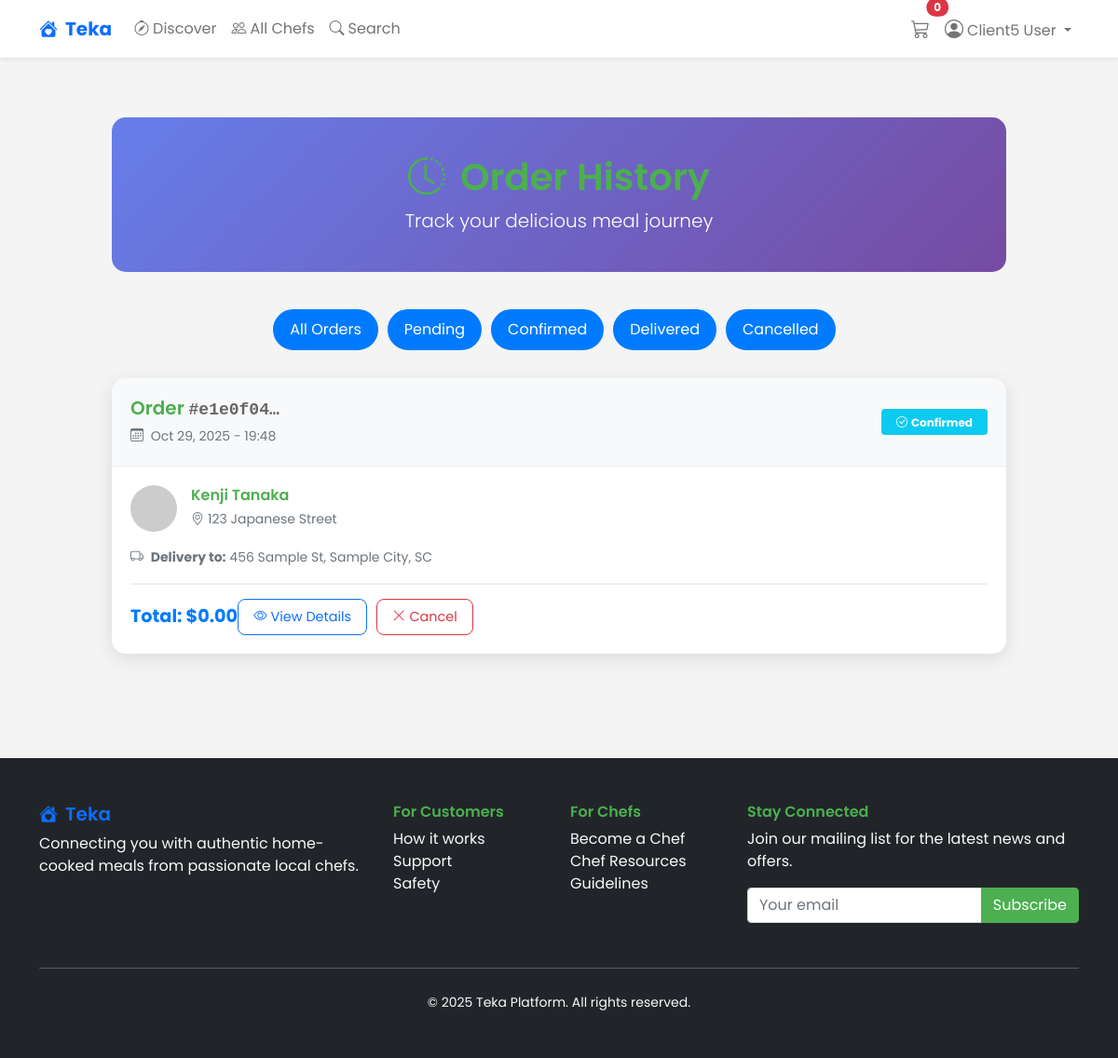
Page /orders/ (signed in) on the committed database.
### core/models.py (models this page shows, shortened)
class User(AbstractUser):
    ROLE_CHOICES = [
        ('client', 'Client'),
        ('chef', 'Chef'),
        ('admin', 'Admin'),
    ]
    id = models.UUIDField(primary_key=True, default=uuid.uuid4, editable=False)
    role = models.CharField(max_length=10, choices=ROLE_CHOICES, default='client')
    phone_number = models.CharField(max_length=15, blank=True, null=True)
    created_at = models.DateTimeField(auto_now_add=True)
    updated_at = models.DateTimeField(auto_now=True)

class Order(models.Model):
    STATUS_CHOICES = [
        ('placed', 'Order Placed'),
        ('confirmed', 'Confirmed by Chef'),
        ('in_progress', 'In the Kitchen'),
        ('ready', 'Ready for Pickup/Delivery'),
        ('out_for_delivery', 'Out for Delivery'),
        ('delivered', 'Delivered'),
        ('cancelled', 'Cancelled'),
        ('rejected', 'Rejected by Chef'),
    ]
    id = models.UUIDField(primary_key=True, default=uuid.uuid4, editable=False)
    client = models.ForeignKey(User, on_delete=models.CASCADE, related_name='orders')
    chef_profile = models.ForeignKey(ChefProfile, on_delete=models.CASCADE, related_name='received_orders')
    status = models.CharField(max_length=20, choices=STATUS_CHOICES, default='placed')
    subtotal = models.DecimalField(max_digits=10, decimal_places=2)
    delivery_fee = models.DecimalField(max_digits=6, decimal_places=2, default=Decimal('0.00'))
    platform_fee = models.DecimalField(max_digits=6, decimal_places=2, default=Decimal('0.00'))
    total_amount = models.DecimalField(max_digits=10, decimal_places=2)
    delivery_address = models.TextField()
    delivery_instructions = models.TextField(blank=True)
    estimated_delivery_time = models.DateTimeField(null=True, blank=True)
    stripe_payment_intent = models.CharField(max_length=255, blank=True, null=True)
    payment_status = models.CharField(
        max_length=20,
        choices=[
            ('pending', 'Pending'),
            ('paid', 'Paid'),
            ('failed', 'Failed'),
            ('refunded', 'Refunded'),
        ],
        default='pending'
    )
    created_at = models.DateTimeField(auto_now_add=True)
    confirmed_at = models.DateTimeField(null=True, blank=True)
    completed_at = models.DateTimeField(null=True, blank=True)
    class Meta:
        indexes = [
            models.Index(fields=['client', 'status']),
            models.Index(fields=['chef_profile', 'status']),
            models.Index(fields=['created_at']),
        ]

class ChefProfile(models.Model):
    user = models.OneToOneField(User, on_delete=models.CASCADE, related_name='chef_profile')
    bio = models.TextField(help_text="Chef's personal story and background")
    profile_picture = models.ImageField(upload_to='chef_profiles/', blank=True, null=True)
    header_image = models.ImageField(upload_to='chef_headers/', blank=True, null=True)
    latitude = models.FloatField(help_text="Chef's latitude coordinate")
    longitude = models.FloatField(help_text="Chef's longitude coordinate")
    address = models.CharField(max_length=255)
    instagram_url = models.URLField(blank=True, null=True)
    facebook_url = models.URLField(blank=True, null=True)
    tiktok_url = models.URLField(blank=True, null=True)
    instagram_embed_code = models.TextField(
        blank=True,
        null=True,
        help_text="Instagram embed iframe code for profile integration"
    )
    is_available = models.BooleanField(default=True, help_text="Currently accepting orders")
    delivery_radius_km = models.PositiveIntegerField(default=5, help_text="Delivery radius in kilometers")
    minimum_order_amount = models.DecimalField(
        max_digits=8,
        decimal_places=2,
        default=Decimal('0.00'),
        help_text="Minimum order amount required"
    )
    average_rating = models.DecimalField(
        max_digits=3,
        decimal_places=2,
        default=Decimal('0.00'),
        validators=[MinValueValidator(0), MaxValueValidator(5)]
    )
    total_reviews = models.PositiveIntegerField(default=0)
    stripe_account_id = models.CharField(max_length=255, blank=True, null=True)
    stripe_connected = models.BooleanField(default=False)
    is_verified = models.BooleanField(default=False)
    verification_documents = models.JSONField(default=dict, blank=True)
    created_at = models.DateTimeField(auto_now_add=True)
    updated_at = models.DateTimeField(auto_now=True)
    class Meta:
        indexes = [
            models.Index(fields=['is_available']),
            models.Index(fields=['is_verified']),
        ]

### client_portal/views.py (the view)
# urls.py: path('orders/', views.order_history, name='order_history'),
@login_required
def order_history(request):
    orders = Order.objects.filter(client=request.user).order_by('-created_at')
    paginator = Paginator(orders, 10)
    page_number = request.GET.get('page')
    page_obj = paginator.get_page(page_number)
    context = {'page_obj': page_obj}
    return render(request, 'client_portal/order_history.html', context)

### client_portal/templates/client_portal/order_history.html (shortened to what this page needs)
{% extends 'client_portal/base.html' %}
{% load static %}
{% block content %}
<div class="container order-history-container">
    <div class="page-header text-center">
        <h1><i class="bi bi-clock-history me-3"></i>Order History</h1>
        <p class="lead mb-0">Track your delicious meal journey</p>
    </div>
    <ul class="nav nav-pills filter-tabs justify-content-center">
        <li class="nav-item">
            <a class="nav-link active" href="?status=all">All Orders</a>
        </li>
        <li class="nav-item">
            <a class="nav-link" href="?status=pending">Pending</a>
        </li>
        <li class="nav-item">
            <a class="nav-link" href="?status=confirmed">Confirmed</a>
        </li>
        <li class="nav-item">
            <a class="nav-link" href="?status=delivered">Delivered</a>
        </li>
        <li class="nav-item">
            <a class="nav-link" href="?status=cancelled">Cancelled</a>
        </li>
    </ul>
    {% if page_obj %}
        {% for order in page_obj %}
        <div class="order-card">
            <div class="order-header">
                <div class="row align-items-center">
                    <div class="col-md-6">
                        <h5 class="mb-1">
                            Order <span class="order-id">#{{ order.id|truncatechars:8 }}</span>
                        </h5>
                        <small class="text-muted">
                            <i class="bi bi-calendar3 me-1"></i>
                            {{ order.created_at|date:"M d, Y - H:i" }}
                        </small>
                    </div>
                    <div class="col-md-6 text-md-end">
                        {% if order.status == 'pending' %}
                            <span class="badge bg-warning text-dark px-3 py-2">
                                <i class="bi bi-clock me-1"></i>Pending Payment
                            </span>
                        {% elif order.status == 'confirmed' %}
                            <span class="badge bg-info px-3 py-2">
                                <i class="bi bi-check-circle me-1"></i>Confirmed
                            </span>
                        {% elif order.status == 'preparing' %}
                            <span class="badge bg-primary px-3 py-2">
                                <i class="bi bi-fire me-1"></i>Preparing
                            </span>
                        {% elif order.status == 'ready' %}
                            <span class="badge bg-success px-3 py-2">
                                <i class="bi bi-bag-check me-1"></i>Ready for Pickup
                            </span>
                        {% elif order.status == 'delivered' %}
                            <span class="badge bg-success px-3 py-2">
                                <i class="bi bi-check2-all me-1"></i>Delivered
                            </span>
                        {% elif order.status == 'cancelled' %}
                            <span class="badge bg-danger px-3 py-2">
                                <i class="bi bi-x-circle me-1"></i>Cancelled
                            </span>
                        {% endif %}
                    </div>
                </div>
            </div>
            <div class="order-content">
                <div class="chef-info">
                    <img src="{% if order.chef_profile.profile_picture %}{{ order.chef_profile.profile_picture.url }}{% else %}https://via.placeholder.com/50x50/007bff/white?text={{ order.chef_profile.user.first_name|first }}{% endif %}"
                         alt="{{ order.chef_profile.user.get_full_name }}" class="chef-avatar">
                    <div>
                        <h6 class="mb-1">{{ order.chef_profile.user.get_full_name }}</h6>
                        <small class="text-muted">
                            <i class="bi bi-geo-alt me-1"></i>{{ order.chef_profile.address|truncatechars:30 }}
                        </small>
                    </div>
                </div>
                <div class="mb-3">
                    <small class="text-muted">
                        <i class="bi bi-truck me-1"></i>
                        <strong>Delivery to:</strong> {{ order.delivery_address|truncatechars:50 }}
                    </small>
                </div>
                <div class="order-footer">
                    <div class="order-total">
                        Total: ${{ order.total_amount }}
                    </div>
                    <div class="order-actions">
                        <a href="{% url 'client_portal:order_detail' order.id %}" class="btn btn-outline-primary btn-order">
                            <i class="bi bi-eye me-1"></i>View Details
                        </a>
                        {% if order.status in 'pending,confirmed' %}
                        <button class="btn btn-outline-danger btn-order" onclick="cancelOrder('{{ order.id }}')">
                            <i class="bi bi-x-lg me-1"></i>Cancel
                        </button>
                        {% endif %}
                    </div>
                </div>
            </div>
        </div>
        {% endfor %}
    {% endif %}
</div>
{% endblock %}

### templates/client_portal/base.html (shortened to what this page needs)
<!DOCTYPE html>
<html lang="en">
<head>
    <link href="https://cdn.jsdelivr.net/npm/bootstrap@5.1.3/dist/css/bootstrap.min.css" rel="stylesheet">
    <link rel="stylesheet" href="https://cdn.jsdelivr.net/npm/bootstrap-icons@1.7.2/font/bootstrap-icons.css">
    <link href="{% load static %}{% static 'css/modern.css' %}" rel="stylesheet">
</head>
<body>
    <nav class="navbar navbar-expand-lg navbar-light bg-white shadow-sm">
        <div class="container">
            <a class="navbar-brand fw-bold text-primary" href="{% url 'client_portal:home' %}">
                <i class="bi bi-house-heart-fill me-2"></i>Teka
            </a>
            <div class="collapse navbar-collapse" id="navbarNav">
                <ul class="navbar-nav me-auto">
                    <li class="nav-item">
                        <a class="nav-link" href="{% url 'client_portal:home' %}"><i class="bi bi-compass me-1"></i>Discover</a>
                    </li>
                    <li class="nav-item">
                        <a class="nav-link" href="{% url 'client_portal:chef_list' %}"><i class="bi bi-people me-1"></i>All Chefs</a>
                    </li>
                    <li class="nav-item">
                        <a class="nav-link" href="{% url 'client_portal:search_chefs' %}"><i class="bi bi-search me-1"></i>Search</a>
                    </li>
                </ul>
                <ul class="navbar-nav">
                    <li class="nav-item">
                        <a class="nav-link position-relative" href="{% url 'client_portal:cart' %}">
                            <i class="bi bi-cart3 fs-5"></i>
                            <span id="cart-count" class="position-absolute top-0 start-100 translate-middle badge rounded-pill bg-danger">
                                0
                            </span>
                        </a>
                    </li>
                    {% if user.is_authenticated %}
                        <li class="nav-item dropdown">
                            <a class="nav-link dropdown-toggle" href="#" id="navbarDropdown" role="button" data-bs-toggle="dropdown">
                                <i class="bi bi-person-circle fs-5 me-1"></i>{{ user.get_full_name|default:user.username }}
                            </a>
                        </li>
                    {% endif %}
                </ul>
            </div>
        </div>
    </nav>
    <main class="py-4">
        {% block content %}{% endblock %}
    </main>
    <footer class="bg-dark text-light py-5 mt-5">
        <div class="container">
            <div class="row">
                <div class="col-md-4 mb-4">
                    <h5 class="text-primary"><i class="bi bi-house-heart-fill me-2"></i>Teka</h5>
                    <p>Connecting you with authentic home-cooked meals from passionate local chefs.</p>
                </div>
                <div class="col-md-2 mb-4">
                    <h6>For Customers</h6>
                    <ul class="list-unstyled">
                        <li><a href="#" class="text-light text-decoration-none">How it works</a></li>
                        <li><a href="#" class="text-light text-decoration-none">Support</a></li>
                        <li><a href="#" class="text-light text-decoration-none">Safety</a></li>
                    </ul>
                </div>
                <div class="col-md-2 mb-4">
                    <h6>For Chefs</h6>
                    <ul class="list-unstyled">
                        <li><a href="{% url 'chef_portal:register' %}" class="text-light text-decoration-none">Become a Chef</a></li>
                        <li><a href="#" class="text-light text-decoration-none">Chef Resources</a></li>
                        <li><a href="#" class="text-light text-decoration-none">Guidelines</a></li>
                    </ul>
                </div>
                <div class="col-md-4 mb-4">
                    <h6>Stay Connected</h6>
                    <p>Join our mailing list for the latest news and offers.</p>
                    <form>
                        <div class="input-group">
                            <input type="email" class="form-control" placeholder="Your email">
                            <button class="btn btn-primary" type="button">Subscribe</button>
                        </div>
                    </form>
                </div>
            </div>
            <hr class="my-4">
            <div class="text-center">
                <small>&copy; 2025 Teka Platform. All rights reserved.</small>
            </div>
        </div>
    </footer>
</body>
</html>

### rows in the picture
User: get_full_name "Client5 User"
Order: id "e1e0f04…", created_at "Oct 29, 2025 - 19:48", status "confirmed" (drawn), chef_profile.user.get_full_name "Kenji Tanaka", chef_profile.address "123 Japanese Street", delivery_address "456 Sample St, Sample City, SC", total_amount "0.00"
